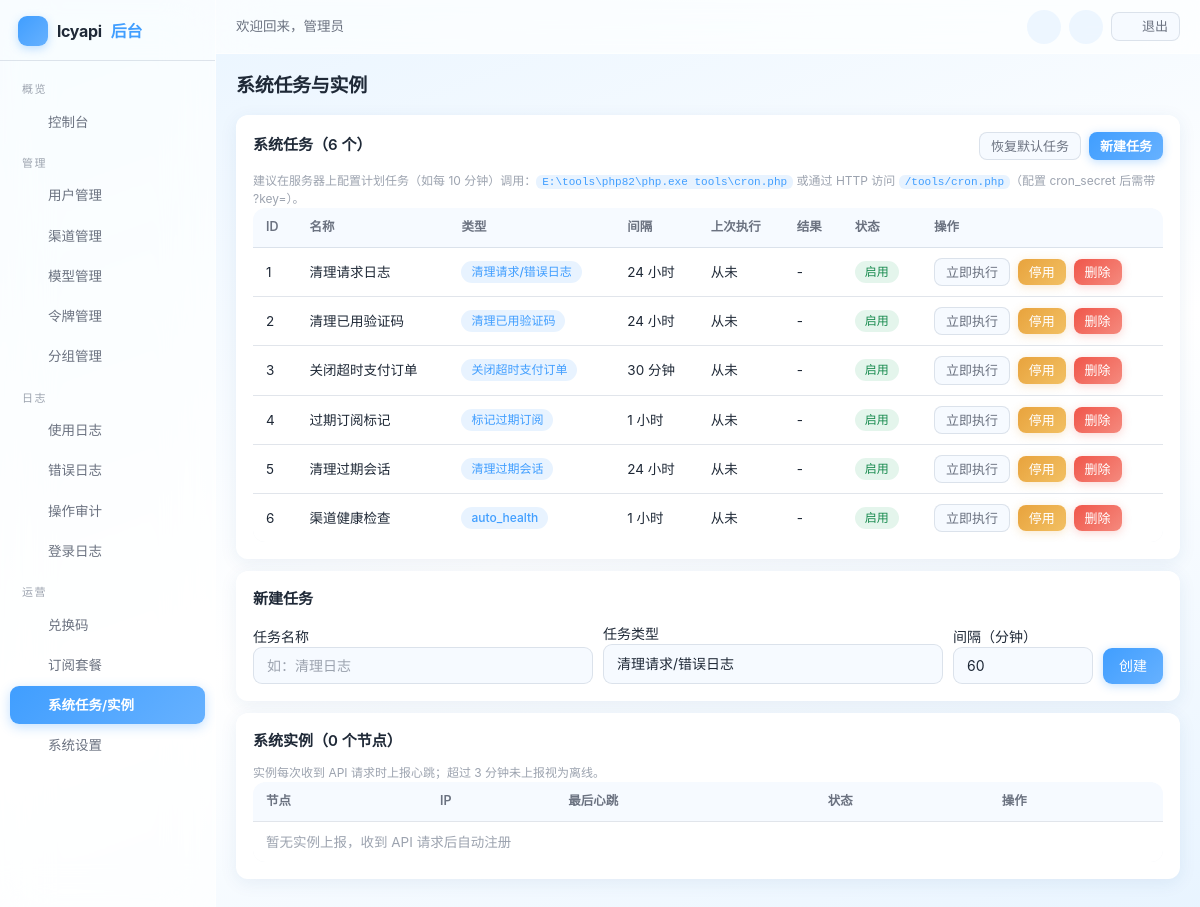
Page /admin/system/index.php (signed in) on the earlier database version.
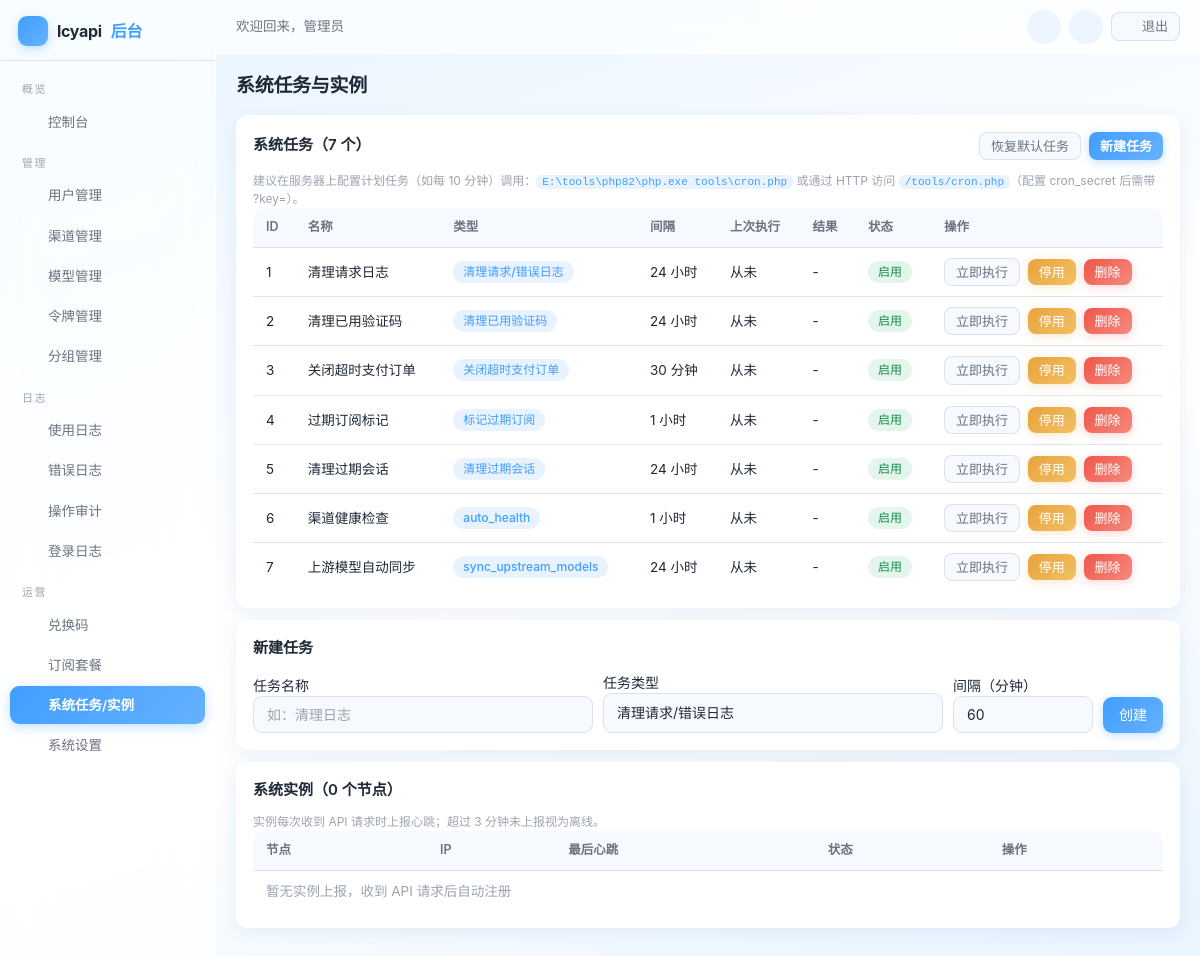
Same page on the later database version.
### tables this page shows
CREATE TABLE IF NOT EXISTS settings (
    `key` VARCHAR(50) NOT NULL PRIMARY KEY,
    value TEXT DEFAULT NULL,
    type VARCHAR(20) NOT NULL DEFAULT 'string',
    description VARCHAR(255) DEFAULT NULL,
    updated_at DATETIME NOT NULL DEFAULT CURRENT_TIMESTAMP ON UPDATE CURRENT_TIMESTAMP
);

CREATE TABLE IF NOT EXISTS users (
    id INT UNSIGNED AUTO_INCREMENT PRIMARY KEY,
    checkin_streak INT UNSIGNED NOT NULL DEFAULT 0 COMMENT '连续签到天数',
    username VARCHAR(50) NOT NULL,
    email VARCHAR(100) DEFAULT NULL,
    email_verified TINYINT NOT NULL DEFAULT 0 COMMENT '邮箱已验证',
    password VARCHAR(255) NOT NULL,
    nickname VARCHAR(50) DEFAULT NULL,
    avatar VARCHAR(255) DEFAULT NULL,
    role ENUM('admin','user') NOT NULL DEFAULT 'user',
    quota DECIMAL(14,6) NOT NULL DEFAULT 0.000000,
    used_quota DECIMAL(14,6) NOT NULL DEFAULT 0.000000,
    total_quota DECIMAL(14,6) NOT NULL DEFAULT 0.000000,
    status TINYINT NOT NULL DEFAULT 1,
    totp_secret VARCHAR(64) DEFAULT NULL COMMENT 'TOTP 密钥(Base32)',
    totp_enabled TINYINT NOT NULL DEFAULT 0 COMMENT '已开启2FA',
    backup_codes TEXT DEFAULT NULL COMMENT '2FA备份码(哈希JSON)',
    api_count INT UNSIGNED NOT NULL DEFAULT 0,
    aff_code VARCHAR(16) DEFAULT NULL COMMENT '我的邀请码',
    aff_by INT UNSIGNED DEFAULT NULL COMMENT '邀请人用户ID',
    aff_quota DECIMAL(14,6) NOT NULL DEFAULT 0.000000 COMMENT '待转入的邀请收益',
    aff_history_quota DECIMAL(14,6) NOT NULL DEFAULT 0.000000 COMMENT '累计邀请收益',
    `group` VARCHAR(32) NOT NULL DEFAULT 'default' COMMENT '用户分组',
    last_login_at DATETIME DEFAULT NULL,
    last_login_ip VARCHAR(45) DEFAULT NULL,
    created_at DATETIME NOT NULL DEFAULT CURRENT_TIMESTAMP,
    updated_at DATETIME NOT NULL DEFAULT CURRENT_TIMESTAMP ON UPDATE CURRENT_TIMESTAMP,
    UNIQUE KEY uk_username (username),
    UNIQUE KEY uk_email (email),
    UNIQUE KEY uk_aff_code (aff_code),
    KEY idx_status (status),
    KEY idx_aff_by (aff_by)
);

CREATE TABLE IF NOT EXISTS system_tasks (
    id INT UNSIGNED AUTO_INCREMENT PRIMARY KEY,
    name VARCHAR(50) NOT NULL,
    type VARCHAR(50) NOT NULL COMMENT 'clean_logs/close_expired_orders/expire_subscriptions/clean_verifications',
    status TINYINT NOT NULL DEFAULT 1 COMMENT '1启用 0停用',
    `interval` INT UNSIGNED NOT NULL DEFAULT 3600 COMMENT '执行间隔秒',
    last_run_at DATETIME DEFAULT NULL,
    last_result VARCHAR(500) DEFAULT NULL,
    created_at DATETIME NOT NULL DEFAULT CURRENT_TIMESTAMP,
    KEY idx_status (status)
);

### includes/functions.php (called while the page is built, shortened)
<?php
function config($key = null, $default = null)
{
    $config = $GLOBALS['__config'];
    $parts = explode('.', $key);
    $value = $config;
    foreach ($parts as $part) {
        if (!is_array($value) || !array_key_exists($part, $value)) {
            return $default;
        }
        $value = $value[$part];
    }
    return $value;
}
function e($str)
{
    return htmlspecialchars((string)$str, ENT_QUOTES, 'UTF-8');
}
function setting($key, $default = null)
{
    $value = Cache::remember('setting:' . $key, 60, function () use ($key) {
        $row = DB::fetch('SELECT value FROM settings WHERE `key` = :k', ['k' => $key]);
        return $row === false ? '__NULL__' : $row['value'];
    });
    return $value === '__NULL__' ? $default : $value;
}
function base_url($path = '')
{
    $url = rtrim(config('site.url', '/'), '/');
    return $url . ($path !== '' ? '/' . ltrim($path, '/') : '');
}

### includes/cache.php (called while the page is built, shortened)
<?php
class Cache
{
    private static $enabled = true;
    public static function setConfig($config)
    {
        self::$enabled = $config['enabled'];
    }
    public static function get($key)
    {
        if (!self::$enabled) {
            return false;
        }
        $file = self::getFilePath($key);
        $data = @file_get_contents($file);
        $value = @json_decode($data, true);
        return $value;
    }
    public static function set($key, $value, $ttl = 0)
    {
        if (!self::$enabled) {
            return false;
        }
        return true;
    }
    public static function remember($key, $ttl, $callback)
    {
        $cached = self::get($key);
        $value = $callback();
        return $value;
    }
}

### includes/db.php (called while the page is built, shortened)
<?php
class DB
{
    private static $pdo = null;
    public static function init($config)
    {
        $dsn = sprintf('mysql:host=%s;port=%d;dbname=%s;charset=%s', $config['host'], $config['port'], $config['name'], $config['charset']);
        self::$pdo = new PDO($dsn, $config['user'], $config['pass'], [
            PDO::ATTR_ERRMODE => PDO::ERRMODE_EXCEPTION,
            PDO::ATTR_DEFAULT_FETCH_MODE => PDO::FETCH_ASSOC,
            PDO::ATTR_EMULATE_PREPARES => false,
            PDO::ATTR_TIMEOUT => 5,
        ]);
    }
    public static function getInstance()
    {
        return self::$pdo;
    }
    public static function query($sql, $params = [])
    {
        $stmt = self::getInstance()->prepare($sql);
        $stmt->execute($params);
        return $stmt;
    }
    public static function fetch($sql, $params = [])
    {
        $stmt = self::query($sql, $params);
        return $stmt->fetch() ?: false;
    }
    public static function fetchAll($sql, $params = [])
    {
        return self::query($sql, $params)->fetchAll();
    }
}

### includes/auth.php (called while the page is built, shortened)
<?php
class Auth
{
    public static function check()
    {
        $user = User::find((int)$_SESSION[self::SESSION_KEY]);
        return true;
    }
    public static function user()
    {
        return $GLOBALS['__current_user'];
    }
}

### includes/user.php (called while the page is built, shortened)
<?php
class User
{
    public static function find($id)
    {
        return DB::fetch('SELECT * FROM users WHERE id = ?', [(int)$id]);
    }
}

### includes/admin.php (called while the page is built, shortened)
<?php
class Admin
{
    public static function requireAdmin()
    {
        if (!Auth::check() || !Auth::isAdmin()) {
            redirect(base_url('admin/login.php'));
        }
    }
}

### admin/system/index.php (the view, shortened to what the rows shown need)
<?php
$tasks = DB::fetchAll('SELECT * FROM system_tasks ORDER BY id ASC');
$taskTypes = [
    'clean_logs' => '清理请求/错误日志',
    'clean_verifications' => '清理已用验证码',
    'close_expired_orders' => '关闭超时支付订单',
    'expire_subscriptions' => '标记过期订阅',
    'expire_sessions' => '清理过期会话',
];
?>
<?php require dirname(__DIR__) . '/templates/header.php'; ?>
<div class="card">
    <table class="table">
        <thead><tr><th>ID</th><th>名称</th><th>类型</th><th>间隔</th><th>上次执行</th><th>结果</th><th>状态</th><th>操作</th></tr></thead>
        <tbody>
        <?php foreach ($tasks as $task) : ?>
            <tr>
                <td><?php echo $task['id']; ?></td>
                <td><?php echo e($task['name']); ?></td>
                <td><span class="badge badge-blue"><?php echo isset($taskTypes[$task['type']]) ? $taskTypes[$task['type']] : e($task['type']); ?></span></td>
                <td><?php echo $task['interval'] >= 3600 ? round($task['interval'] / 3600, 1) . ' 小时' : round($task['interval'] / 60) . ' 分钟'; ?></td>
                <td><?php echo e($task['last_run_at'] ?: '从未'); ?></td>
                <td style="max-width:260px; word-break:break-all;"><?php echo e($task['last_result'] ?: '-'); ?></td>
                <td><?php echo $task['status'] ? '<span class="badge badge-green">启用</span>' : '<span class="badge badge-gray">停用</span>'; ?></td>
                <td style="white-space:nowrap;">
                    <form method="post" style="display:inline-block; margin-right:4px;">
                        <button type="submit" class="btn btn-sm btn-secondary">立即执行</button>
                    </form>
                    <form method="post" style="display:inline-block; margin-right:4px;">
                        <button type="submit" class="btn btn-sm btn-warning"><?php echo $task['status'] ? '停用' : '启用'; ?></button>
                    </form>
                    <form method="post" style="display:inline-block;" data-confirm-title="删除任务" data-confirm-msg="删除后需重新配置。" data-confirm-ok="删除">
                        <button type="submit" class="btn btn-sm btn-danger">删除</button>
                    </form>
                </td>
            </tr>
        <?php endforeach; ?>
        </tbody>
    </table>
</div>
<div class="card">
    <table class="table">
        <thead><tr><th>节点</th><th>IP</th><th>最后心跳</th><th>状态</th><th>操作</th></tr></thead>
    </table>
</div>
<?php require dirname(__DIR__) . '/templates/footer.php'; ?>

### admin/templates/header.php (shortened to what the rows shown need)
<?php
Admin::requireAdmin();
$adminUser = Auth::user();
$requestPath = isset($_SERVER['REQUEST_URI']) ? parse_url($_SERVER['REQUEST_URI'], PHP_URL_PATH) : '';
function admin_nav($needle, $requestPath)
{
    return strpos($requestPath, $needle) !== false ? 'active' : '';
}
?>
<!DOCTYPE html>
<html lang="zh-CN">
<head>
<link rel="stylesheet" href="<?php echo base_url('assets/css/common.css'); ?>">
<link rel="stylesheet" href="<?php echo base_url('assets/css/admin.css'); ?>">
</head>
<body>
<div class="admin-layout">
    <aside class="admin-sidebar" id="adminSidebar">
        <div class="brand">
            <span class="brand-logo"><?php echo svg_icon('zap'); ?></span>
            <?php echo e(setting('site_name', config('site.name'))); ?><span>后台</span>
        </div>
        <nav class="menu">
            <div class="group-title">概览</div>
            <a class="<?php echo admin_nav('/admin/index.php', $requestPath); ?>" href="<?php echo base_url('admin/index.php'); ?>"><?php echo svg_icon('home'); ?>控制台</a>
            <div class="group-title">管理</div>
            <a class="<?php echo admin_nav('/admin/users/', $requestPath); ?>" href="<?php echo base_url('admin/users/index.php'); ?>"><?php echo svg_icon('users'); ?>用户管理</a>
            <a class="<?php echo admin_nav('/admin/channels/', $requestPath); ?>" href="<?php echo base_url('admin/channels/index.php'); ?>"><?php echo svg_icon('channel'); ?>渠道管理</a>
            <a class="<?php echo admin_nav('/admin/models/', $requestPath); ?>" href="<?php echo base_url('admin/models/index.php'); ?>"><?php echo svg_icon('cpu'); ?>模型管理</a>
            <a class="<?php echo admin_nav('/admin/tokens/', $requestPath); ?>" href="<?php echo base_url('admin/tokens/index.php'); ?>"><?php echo svg_icon('key'); ?>令牌管理</a>
            <a class="<?php echo admin_nav('/admin/groups/', $requestPath); ?>" href="<?php echo base_url('admin/groups/index.php'); ?>"><?php echo svg_icon('ratio'); ?>分组管理</a>
            <div class="group-title">日志</div>
            <a class="<?php echo admin_nav('/admin/logs/', $requestPath); ?>" href="<?php echo base_url('admin/logs/index.php'); ?>"><?php echo svg_icon('list'); ?>使用日志</a>
            <a class="<?php echo admin_nav('/admin/errors/', $requestPath); ?>" href="<?php echo base_url('admin/errors/index.php'); ?>"><?php echo svg_icon('alert'); ?>错误日志</a>
            <a class="<?php echo admin_nav('/admin/audit/', $requestPath); ?>" href="<?php echo base_url('admin/audit/index.php'); ?>"><?php echo svg_icon('shield'); ?>操作审计</a>
            <a class="<?php echo admin_nav('/admin/login-logs/', $requestPath); ?>" href="<?php echo base_url('admin/login-logs/index.php'); ?>"><?php echo svg_icon('check'); ?>登录日志</a>
            <div class="group-title">运营</div>
            <a class="<?php echo admin_nav('/admin/codes/', $requestPath); ?>" href="<?php echo base_url('admin/codes/index.php'); ?>"><?php echo svg_icon('gift'); ?>兑换码</a>
            <a class="<?php echo admin_nav('/admin/subscriptions/', $requestPath); ?>" href="<?php echo base_url('admin/subscriptions/index.php'); ?>"><?php echo svg_icon('crown'); ?>订阅套餐</a>
            <a class="<?php echo admin_nav('/admin/system/', $requestPath); ?>" href="<?php echo base_url('admin/system/index.php'); ?>"><?php echo svg_icon('server'); ?>系统任务/实例</a>
            <a class="<?php echo admin_nav('/admin/settings/', $requestPath); ?>" href="<?php echo base_url('admin/settings/index.php'); ?>"><?php echo svg_icon('settings'); ?>系统设置</a>
        </nav>
    </aside>
    <div class="admin-main">
        <div class="admin-topbar">
            <div class="topbar-left">
                <span class="greeting">欢迎回来，<?php echo e($adminUser['nickname'] ?: $adminUser['username']); ?></span>
            </div>
        </div>
        <div class="admin-content">

Differences in the rows shown:
added system_tasks: id "7", name "上游模型自动同步", type "sync_upstream_models", $task['interval']/3600 "24", last_run_at "从未", last_result "-", status "启用"
Other differences:
count($tasks): "6" → "7"
